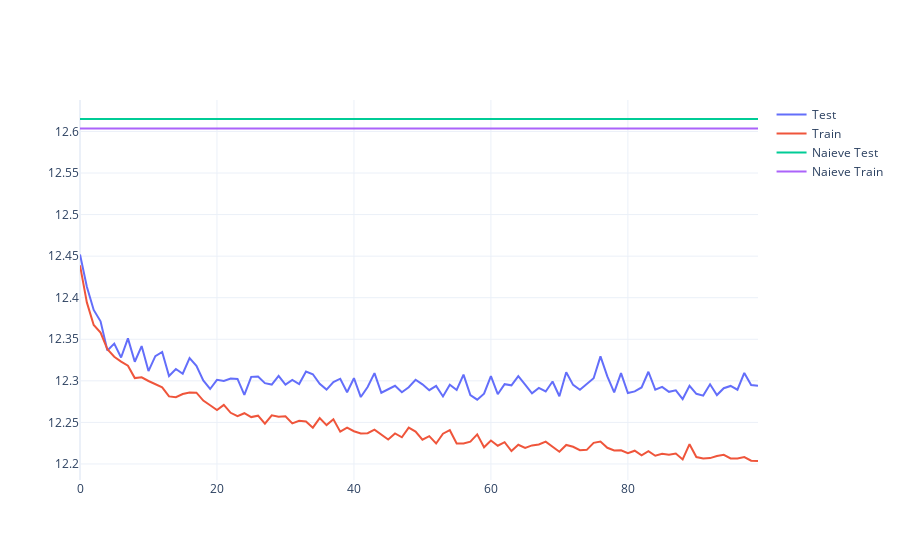

Source (notebook cell):
### Code cell
naieve_yhat = training_dataloader.dataset.y.mean()

naieve_MSE_Train = reverse_cs( 
    np.array(((naieve_yhat - training_dataloader.dataset.y)**2)).mean(),
    scale_dict['y1']
)

naieve_MSE_Test = reverse_cs( 
    np.array(((naieve_yhat - testing_dataloader.dataset.y)**2)).mean(),
    scale_dict['y1']
)

naieve_MSE_Train, naieve_MSE_Test



loss_df = pd.read_csv(cache_path+'/loss_df.csv')

loss_df.TrainMSE = reverse_cs(loss_df.TrainMSE, scale_dict['y1'])
loss_df.TestMSE  = reverse_cs(loss_df.TestMSE , scale_dict['y1'])


fig = go.Figure()
fig.add_trace(go.Scatter(x=loss_df.Epoch, y=loss_df.TestMSE,
                    mode='lines', name='Test'))
fig.add_trace(go.Scatter(x=loss_df.Epoch, y=loss_df.TrainMSE,
                    mode='lines', name='Train'))

fig.add_trace(go.Scatter(x=loss_df.Epoch, y=[naieve_MSE_Test  for e in range(len(loss_df.Epoch))], 
                         mode='lines', name='Naieve Test'))
fig.add_trace(go.Scatter(x=loss_df.Epoch, y=[naieve_MSE_Train for e in range(len(loss_df.Epoch))], 
                         mode='lines', name='Naieve Train'))
fig.show()
